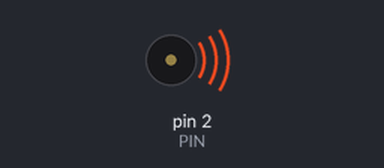
Recording of a sketch running on a simulated Arduino Uno, built with avr-gcc and run on an emulated ATmega328P. Shown: buzzer (waves = sounding). What the sketch prints to the serial monitor is not drawn.

Above: at 0.1 s.
Timing chart, 0 to 3.3 s (numbered marks = the images above):
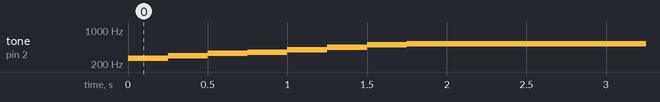

Measured:
- by itself, tone on pin 2 (PIN): plays 262 Hz for 0.25 s, 294 Hz for 0.25 s, 330 Hz for 0.25 s, 349 Hz for 0.25 s, 392 Hz for 0.25 s, 440 Hz for 0.25 s … (8 notes in this stretch)

The sketch:

teensy-buzzer.ino
```cpp
#include "buzzer.hpp"

void setup() {
  Serial.begin(115200);
  Serial.println("Teensy Initialized");

  buzzer.init();
  buzzer.play(Buzzer::INIT);
}

void loop() {
  buzzer.update();
}
```

buzzer.cpp
```cpp
#include "buzzer.hpp"

Buzzer buzzer;

void Buzzer::init(){
  pinMode(PIN, OUTPUT);
  Serial.println("Buzzer Initialized");
}

void Buzzer::update(){
  if(!isPlaying) return;

  uint32_t currentMillis = millis();

  if(currentMillis - previousMillis >= MELODY[noteIndex].duration){
    previousMillis = currentMillis;
    noteIndex++;

    if(noteIndex >= MELODY_LEN){
      noteIndex = 0;
      isPlaying = false;
      return;
    }

    if(MELODY[noteIndex].frequency == 0){
      noTone(PIN);
    }
    else{
      tone(PIN, MELODY[noteIndex].frequency);
    }
  }
  return;
}

void Buzzer::play(uint8_t num){
  isPlaying = true;
  melodyNum = num;
  noteIndex = 0;

  previousMillis = millis();

  if (MELODY[0].frequency == 0) {
    noTone(PIN);
  } else {
    tone(PIN, MELODY[0].frequency);
  }

  return;
}
```

buzzer.hpp
```cpp
#pragma once

#include <Arduino.h>

#ifndef NOTE_C4
#define NOTE_C4 262
#define NOTE_D4 294
#define NOTE_E4 330
#define NOTE_F4 349
#define NOTE_G4 392
#define NOTE_A4 440
#define NOTE_B4 494
#define NOTE_C5 523
#endif

class Buzzer{
  private:
    static constexpr uint8_t PIN = 2;

    struct Note{
      int frequency;
      uint32_t duration;
    };

    static constexpr Note MELODY[]{
      {NOTE_C4, 250},
      {NOTE_D4, 250},
      {NOTE_E4, 250},
      {NOTE_F4, 250},
      {NOTE_G4, 250},
      {NOTE_A4, 250},
      {NOTE_B4, 250},
      {NOTE_C5, 500}
    };
    const int MELODY_LEN = sizeof(MELODY) / sizeof(MELODY[0]);

    uint8_t melodyNum = 0;
    int noteIndex = 0;
    uint32_t previousMillis = 0;
    bool isPlaying = false;

  public:
    // メロディー名とメロディー番号
    static constexpr uint8_t INIT = 0;

    Buzzer() = default;
    ~Buzzer() = default;

    void init();
    void update();

    void play(uint8_t num);
};

extern Buzzer buzzer;
```
